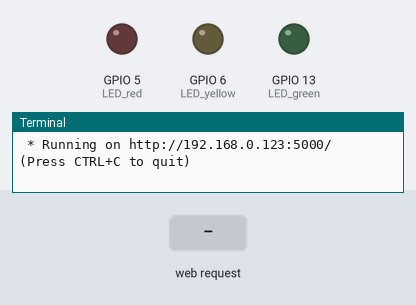
A program run on a simulated Raspberry Pi (BCM pin numbers). Parts: output pins drawn as LEDs (lit = HIGH), the last lines printed to the terminal. Inputs (shaded band) come from the test bench. The clock reads 2024-03-15 10:24:30 at power-on unless the program sets it.

Above: at 1.2 s.
1.3 s: HTTP request for /led/showtime received
At 1.45 s:
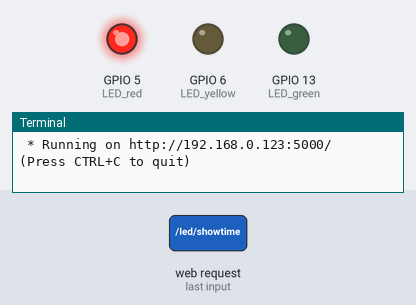
4.3 s: HTTP request for /led/all received
At 5.0 s:
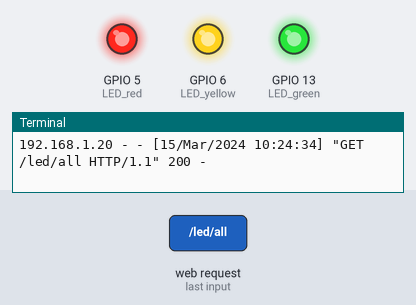
5.8 s: HTTP request for /led/offred received
At 6.1 s:
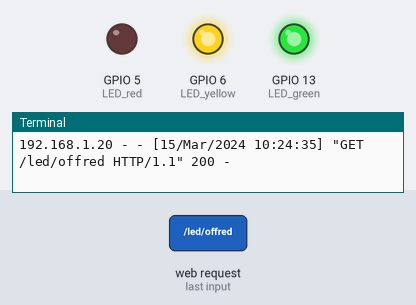
Timing chart, 0 to 8.8 s (numbered marks = the images above; inputs shaded):
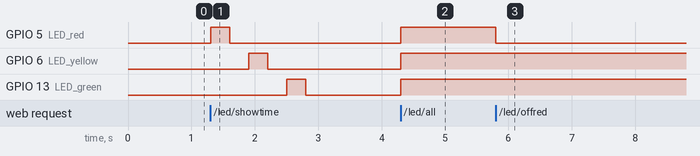

Measured:
- after the input at 1.3 s, GPIO 5 (LED_red): LOW → HIGH at once, → LOW 0.30 s later; GPIO 6 (LED_yellow): LOW → HIGH after 0.60 s, → LOW 0.30 s later; GPIO 13 (LED_green): LOW → HIGH after 1.2 s, → LOW 0.30 s later
- after the input at 4.3 s, GPIO 5 (LED_red), GPIO 6 (LED_yellow), GPIO 13 (LED_green): LOW → HIGH at once
- after the input at 5.8 s, GPIO 5 (LED_red): HIGH → LOW at once

The program:

index.py
```python
from flask import Flask,request
from flask import render_template
import RPi.GPIO as GPIO
import time as t

app = Flask(__name__)

LED_red = 5
LED_yellow = 6
LED_green = 13

GPIO.setwarnings(False)
GPIO.setmode(GPIO.BCM)
GPIO.setup(LED_red, GPIO.OUT, initial=GPIO.LOW)
GPIO.setup(LED_yellow,GPIO.OUT,initial=GPIO.LOW)
GPIO.setup(LED_green,GPIO.OUT,initial=GPIO.LOW)

@app.route("/")
def home():
    return render_template("index.html")

@app.route("/led/red")
def red_on():
    try:
        GPIO.output(LED_red,GPIO.HIGH)
        return "ok"
    except expression as identifier:
        return "fail"

@app.route("/led/offred")
def red_off():
    try:
        GPIO.output(LED_red,GPIO.LOW)
        return "ok"
    except expression as identifier:
        return "fail"
@app.route("/led/yellow")
def yellow_on():
    try:
        GPIO.output(LED_yellow,GPIO.HIGH)
        return "ok"
    except expression as identifier:
        return "fail"

@app.route("/led/offyellow")
def yellow_off():
    try:
        GPIO.output(LED_yellow,GPIO.LOW)
        return "ok"
    except expression as identifier:
        return "fail"

@app.route("/led/green")
def green_on():
    try:
        GPIO.output(LED_green,GPIO.HIGH)
        return "ok"
    except expression as identifier:
        return "fail"

@app.route("/led/offgreen")
def green_off():
    try:
        GPIO.output(LED_green,GPIO.LOW)
        return "ok"
    except expression as identifier:
        return "fail"

@app.route("/led/off")
def off():
    try:
        GPIO.output(LED_red,GPIO.LOW)
        GPIO.output(LED_yellow,GPIO.LOW)
        GPIO.output(LED_green,GPIO.LOW)
        return "ok"
    except expression as identifier:
        return "fail"

@app.route("/led/all")
def all():
    try:
        GPIO.output(LED_red,GPIO.HIGH)
        GPIO.output(LED_yellow,GPIO.HIGH)
        GPIO.output(LED_green,GPIO.HIGH)
        return "ok"
    except expression as identifier:
        return "fail"

@app.route("/led/showtime")
def showtime():
    try:
        GPIO.output(LED_red,GPIO.HIGH)
        t.sleep(0.3)
        GPIO.output(LED_red,GPIO.LOW)
        t.sleep(0.3)
        GPIO.output(LED_yellow,GPIO.HIGH)
        t.sleep(0.3)
        GPIO.output(LED_yellow,GPIO.LOW)
        t.sleep(0.3)
        GPIO.output(LED_green,GPIO.HIGH)
        t.sleep(0.3)
        GPIO.output(LED_green,GPIO.LOW)
        t.sleep(0.3)
        return "ok"
    except expression as identifier:
        return "fail"

@app.route("/gpio/cleanup")
def gpio_cleanup():
    try:
        GPIO.cleanup()
        return "GPIO CLEANUP"
    except expression as identifier:
        return "fail"

if __name__ == "__main__":
    app.run(host="192.168.0.123")
```
